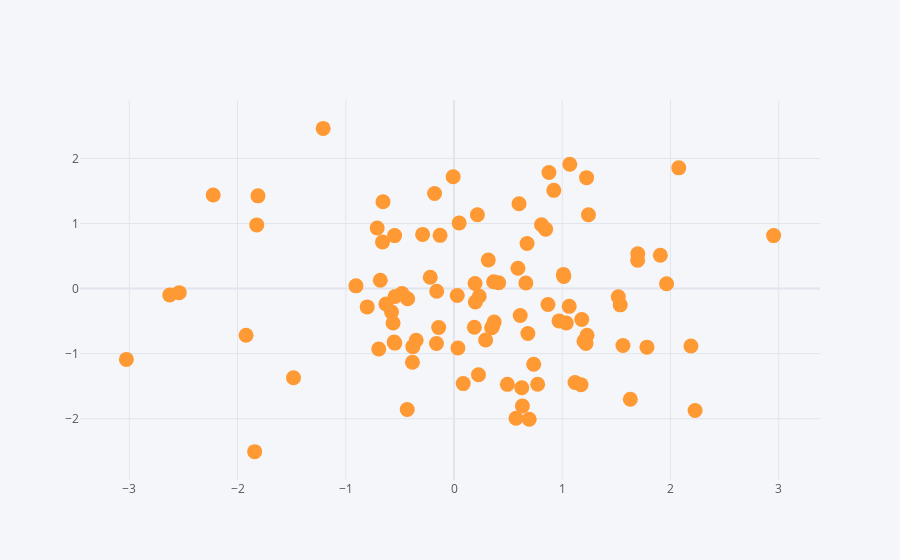

Notebook code cell kept with this figure:
### Code cell
# by default plotly connects all the points through lines
df.iplot(kind='scatter',x='A',y='B',mode='markers',size=15) # we specify mode as markers for visualizing points
